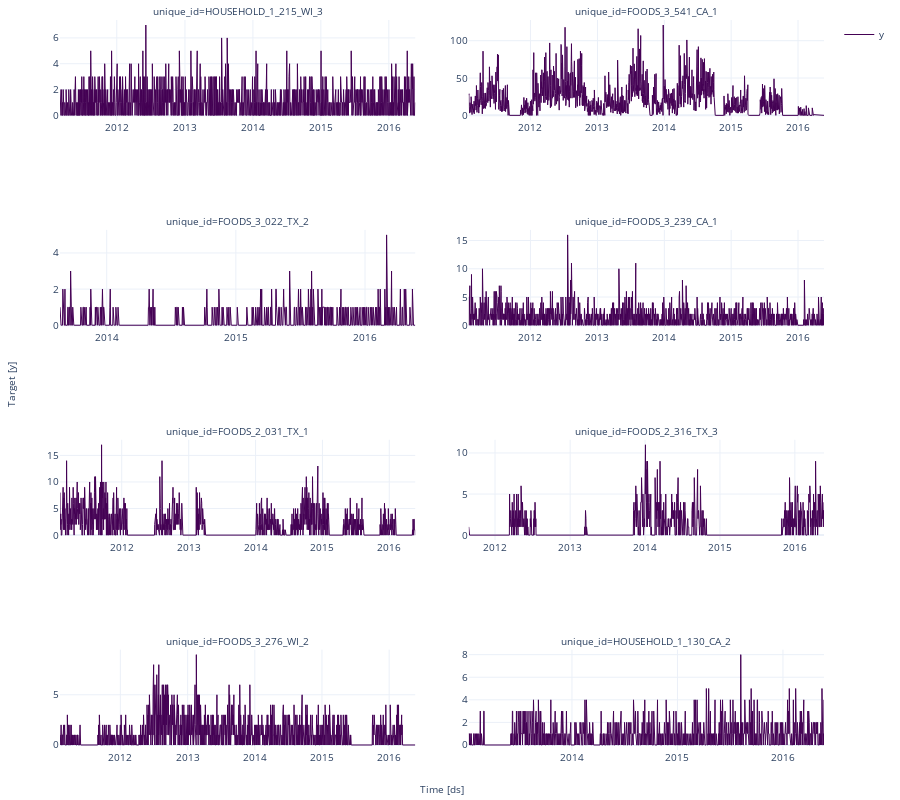

This figure's notebook cell:
### Markdown cell above
We will use the `plot_series` function from [utilsforecast](https://nixtlaverse.nixtla.io/utilsforecast/index.html) to visualize the data. `utilsforecast` is Python library from Nixtla designed to support various forecasting tasks.

### Code cell
from utilsforecast.plotting import plot_series 

plot_series(Y_df, engine='plotly')

### Figure 1 — Plotly figure (JSON) as saved in the notebook; plotly's stock layout.template omitted (floating-point values rounded to 4 significant figures; data arrays with more than 128 entries replaced by an {"elided": "..."} marker saying what was removed)
{"data": [{"legendgroup": "y", "line": {"color": "#440154", "width": 1}, "mode": "lines", "name": "y", "showlegend": true, "type": "scatter", "x": {"elided": "1909 str values"}, "xaxis": "x", "y": {"elided": "1909 int values"}, "yaxis": "y"}, {"legendgroup": "y", "line": {"color": "#440154", "width": 1}, "mode": "lines", "name": "y", "showlegend": false, "type": "scatter", "x": {"elided": "1941 str values"}, "xaxis": "x2", "y": {"elided": "1941 int values"}, "yaxis": "y2"}, {"legendgroup": "y", "line": {"color": "#440154", "width": 1}, "mode": "lines", "name": "y", "showlegend": false, "type": "scatter", "x": {"elided": "1005 str values"}, "xaxis": "x3", "y": {"elided": "1005 int values"}, "yaxis": "y3"}, {"legendgroup": "y", "line": {"color": "#440154", "width": 1}, "mode": "lines", "name": "y", "showlegend": false, "type": "scatter", "x": {"elided": "1941 str values"}, "xaxis": "x4", "y": {"elided": "1941 int values"}, "yaxis": "y4"}, {"legendgroup": "y", "line": {"color": "#440154", "width": 1}, "mode": "lines", "name": "y", "showlegend": false, "type": "scatter", "x": {"elided": "1941 str values"}, "xaxis": "x5", "y": {"elided": "1941 int values"}, "yaxis": "y5"}, {"legendgroup": "y", "line": {"color": "#440154", "width": 1}, "mode": "lines", "name": "y", "showlegend": false, "type": "scatter", "x": {"elided": "1732 str values"}, "xaxis": "x6", "y": {"elided": "1732 int values"}, "yaxis": "y6"}, {"legendgroup": "y", "line": {"color": "#440154", "width": 1}, "mode": "lines", "name": "y", "showlegend": false, "type": "scatter", "x": {"elided": "1932 str values"}, "xaxis": "x7", "y": {"elided": "1932 int values"}, "yaxis": "y7"}, {"legendgroup": "y", "line": {"color": "#440154", "width": 1}, "mode": "lines", "name": "y", "showlegend": false, "type": "scatter", "x": {"elided": "1230 str values"}, "xaxis": "x8", "y": {"elided": "1230 int values"}, "yaxis": "y8"}], "layout": {"annotations": [{"font": {"size": 10}, "showarrow": false, "text": "unique_id=HOUSEHOLD_1_215_WI_3", "x": 0.2325, "xanchor": "center", "xref": "paper", "y": 1, "yanchor": "bottom", "yref": "paper"}, {"font": {"size": 10}, "showarrow": false, "text": "unique_id=FOODS_3_541_CA_1", "x": 0.7675, "xanchor": "center", "xref": "paper", "y": 1, "yanchor": "bottom", "yref": "paper"}, {"font": {"size": 10}, "showarrow": false, "text": "unique_id=FOODS_3_022_TX_2", "x": 0.2325, "xanchor": "center", "xref": "paper", "y": 0.7125, "yanchor": "bottom", "yref": "paper"}, {"font": {"size": 10}, "showarrow": false, "text": "unique_id=FOODS_3_239_CA_1", "x": 0.7675, "xanchor": "center", "xref": "paper", "y": 0.7125, "yanchor": "bottom", "yref": "paper"}, {"font": {"size": 10}, "showarrow": false, "text": "unique_id=FOODS_2_031_TX_1", "x": 0.2325, "xanchor": "center", "xref": "paper", "y": 0.425, "yanchor": "bottom", "yref": "paper"}, {"font": {"size": 10}, "showarrow": false, "text": "unique_id=FOODS_2_316_TX_3", "x": 0.7675, "xanchor": "center", "xref": "paper", "y": 0.425, "yanchor": "bottom", "yref": "paper"}, {"font": {"size": 10}, "showarrow": false, "text": "unique_id=FOODS_3_276_WI_2", "x": 0.2325, "xanchor": "center", "xref": "paper", "y": 0.1375, "yanchor": "bottom", "yref": "paper"}, {"font": {"size": 10}, "showarrow": false, "text": "unique_id=HOUSEHOLD_1_130_CA_2", "x": 0.7675, "xanchor": "center", "xref": "paper", "y": 0.1375, "yanchor": "bottom", "yref": "paper"}, {"font": {"size": 10}, "showarrow": false, "text": "Time [ds]", "x": 0.5, "xanchor": "center", "xref": "paper", "y": 0, "yanchor": "top", "yref": "paper", "yshift": -30}, {"font": {"size": 10}, "showarrow": false, "text": "Target [y]", "textangle": -90, "x": 0, "xanchor": "right", "xref": "paper", "xshift": -40, "y": 0.5, "yanchor": "middle", "yref": "paper"}], "autosize": true, "font": {"size": 10}, "height": 800, "margin": {"b": 50, "l": 60, "r": 10, "t": 20}, "xaxis": {"anchor": "y", "domain": [0, 0.465], "showticklabels": true, "visible": true}, "xaxis2": {"anchor": "y2", "domain": [0.535, 1.0], "showticklabels": true, "visible": true}, "xaxis3": {"anchor": "y3", "domain": [0, 0.465], "showticklabels": true, "visible": true}, "xaxis4": {"anchor": "y4", "domain": [0.535, 1.0], "showticklabels": true, "visible": true}, "xaxis5": {"anchor": "y5", "domain": [0, 0.465], "showticklabels": true, "visible": true}, "xaxis6": {"anchor": "y6", "domain": [0.535, 1.0], "showticklabels": true, "visible": true}, "xaxis7": {"anchor": "y7", "domain": [0, 0.465], "showticklabels": true, "visible": true}, "xaxis8": {"anchor": "y8", "domain": [0.535, 1.0], "showticklabels": true, "visible": true}, "yaxis": {"anchor": "x", "domain": [0.8625, 1]}, "yaxis2": {"anchor": "x2", "domain": [0.8625, 1]}, "yaxis3": {"anchor": "x3", "domain": [0.575, 0.7125]}, "yaxis4": {"anchor": "x4", "domain": [0.575, 0.7125]}, "yaxis5": {"anchor": "x5", "domain": [0.2875, 0.425]}, "yaxis6": {"anchor": "x6", "domain": [0.2875, 0.425]}, "yaxis7": {"anchor": "x7", "domain": [0, 0.1375]}, "yaxis8": {"anchor": "x8", "domain": [0, 0.1375]}}}
